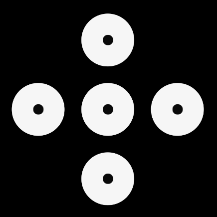
#> input picture Labs/LabExams/F/Lab_exams/Model A fall 22/Q2.png, 217 x 217 px
$ jupyter execute --allow-errors sol2.ipynb   (shell and % lines are left out)
#> lines starting #> are read from the running program, lines starting #| are printed output that depends on the picture
#> further down, img is the input picture: shape (217, 217); min 0, max 255, mean 55.2
### Labs/LabExams/F/Lab_exams/Model A fall 22/commonfunctions.py


import skimage.io as io
import matplotlib.pyplot as plt
import numpy as np
from skimage.exposure import histogram, equalize_hist
from matplotlib.pyplot import bar
from skimage.color import rgb2gray,rgb2hsv,hsv2rgb,rgba2rgb
from skimage.transform import (hough_line, hough_line_peaks)

# Convolution:
from scipy.signal import convolve2d
from scipy import fftpack
import math

from skimage.util import random_noise
from skimage.filters import median
from skimage.feature import canny

from mpl_toolkits.mplot3d import Axes3D  # noqa: F401 unused import

import matplotlib.pyplot as plt
from matplotlib import cm
from matplotlib.ticker import LinearLocator, FormatStrFormatter
import numpy as np

# Edges
from skimage.filters import sobel_h, sobel, sobel_v,roberts, prewitt

# Show the figures / plots inside the notebook
def show_images(images,titles=None):
    #This function is used to show image(s) with titles by sending an array of images and an array of associated titles.
    # images[0] will be drawn with the title titles[0] if exists
    # You aren't required to understand this function, use it as-is.
    n_ims = len(images)
    if titles is None: titles = ['(%d)' % i for i in range(1,n_ims + 1)]
    fig = plt.figure()
    n = 1
    for image,title in zip(images,titles):
        a = fig.add_subplot(1,n_ims,n)
        if image.ndim == 2:
            plt.gray()
        plt.imshow(image)
        a.set_title(title)
        plt.axis('off')
        n += 1
    fig.set_size_inches(np.array(fig.get_size_inches()) * n_ims)
    plt.show()


# [43 lines left out: functions show_3d_image, show_3d_image_filtering_in_freq, showHist, not called in this run]

### Labs/LabExams/F/Lab_exams/Model A fall 22/sol2.ipynb
[cell 1]
import skimage.io as io

# Show the figures / plots inside the notebook
from skimage.color import rgb2gray,rgb2hsv
import matplotlib.pyplot as plt
import numpy as np
from skimage.util import random_noise
import numpy as np

from skimage.exposure import histogram
from matplotlib.pyplot import bar
from commonfunctions import *

from sklearn.neighbors import KNeighborsClassifier
from sklearn.neural_network import MLPClassifier  # MLP is an NN
from sklearn import svm
import numpy as np
import argparse
import imutils  # If you are unable to install this library, ask the TA; we only need this in extract_hsv_histogram.
import cv2
import os
import random

from commonfunctions import *
import skimage.io as io
import matplotlib.pyplot as plt
from skimage.color import rgb2gray
from skimage.morphology import binary_erosion, binary_dilation, binary_closing,skeletonize, thin
from skimage.measure import find_contours
from skimage.draw import rectangle

# Depending on library versions on your system, one of the following imports
from sklearn.model_selection import train_test_split

[cell 2]
def Dilation(img, window_size):

#> called with window_size = 10
    output = np.zeros_like(img)
    for i in range(window_size//2, img.shape[0] - window_size//2):
        for j in range(window_size//2, img.shape[1] - window_size//2):
            output[i, j] = np.max(img[i-window_size//2:i+window_size//2+1, j-window_size//2:j+window_size//2+1] )
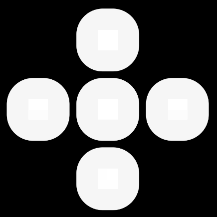
#> output: shape (217, 217); min 0, max 255, mean 87.9
    return output
def erosion(img, window_size):
#> called with window_size = 47
    frame=np.ones((window_size,window_size))
    output = np.zeros_like(img)
    for i in range(window_size//2, img.shape[0] - window_size//2):
        for j in range(window_size//2, img.shape[1] - window_size//2):
            output[i, j] = np.min(img[i-window_size//2:i+window_size//2, j-window_size//2:j+window_size//2])
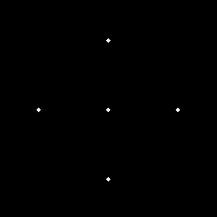
#> output: shape (217, 217); min 0, max 246, mean 0.3
    return output

[cell 3]
#Q2

# Load the image
img = io.imread('./Q2.png')

#check if the image is RGB convert it to grayscale
if len(img.shape) == 3:
    img = rgb2gray(img)


R1 = Dilation(img,10)
closing=erosion(R1,47)
show_images([img, closing, R1], ['Original', 'closing', 'R1'])
#> in show_images, `n_ims = len(images)`: n_ims = 3
#> the loop in show_images, `for image,title in zip(images,titles):` made 3 passes
#> title on passes 1 to 3: 'Original', 'closing', 'R1'
#> after the loop in show_images, `for image,title in zip(images,titles):`: n = 4
#> in show_images, `plt.show()`:
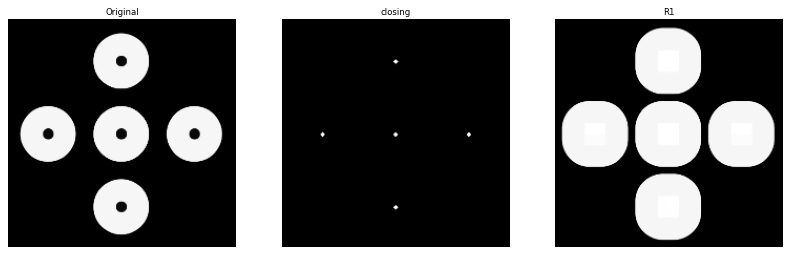
#> figure drawn by matplotlib, 3 panels
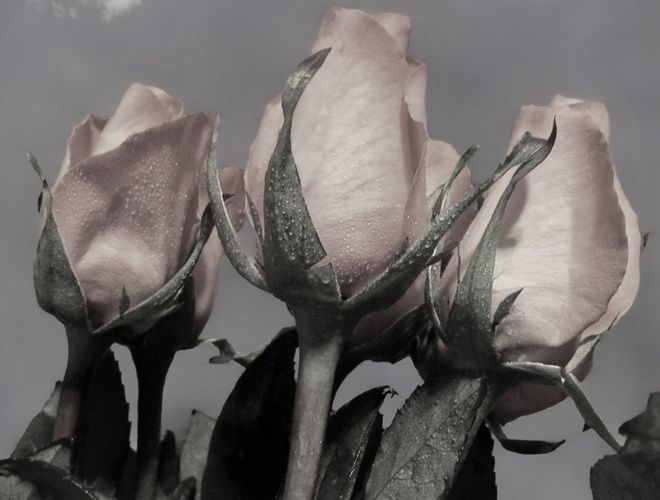
#> input picture Labs/LabExams/F/Lab_exams/Model A fall 22/Q3.jpg, 660 x 500 px
#> further down, img3 is the input picture: shape (500, 660, 3); mean R, G, B 107.8, 103.3, 101.5

[cell 4]
def HSV_image(image):
    hsv=rgb2hsv(image)
    show_images([image,hsv[:,:,0],hsv[:,:,1],hsv[:,:,2]],['Original','Hue','Saturation','Value'])
    return hsv

[cell 5]
def histogram_eq1(img):
    modified_img = img.copy()
    H=np.zeros(256)
    for i in range(modified_img.shape[0]):
        for j in range(modified_img.shape[1]):
            H[modified_img[i][j][2]]+=1


    H_c = np.zeros(256)
    H_c[0]=H[0]
    for i in range(1,256):
        H_c[i]=H_c[i-1]+H[i]

    T=np.zeros(256)
    for i in range(256):
        T[i]=round((255*H_c[i])/(modified_img.shape[0]*modified_img.shape[1]))

    for i in range(modified_img.shape[0]):
        for j in range(modified_img.shape[1]):
            modified_img[i][j][2]=T[modified_img[i][j][2]]

    return modified_img


def histogram_eq(img):
    modified_img = img.copy()

    # calculate histogram
    H=np.zeros(256)
    for i in range(modified_img.shape[0]):
        for j in range(modified_img.shape[1]):
            H[modified_img[i][j]]+=1

    # calculate cumulative histogram
    H_c = np.zeros(256)
    H_c[0]=H[0]
    for i in range(1,256):
        H_c[i]=H_c[i-1]+H[i]
#> after the loop, H_c = 256 values from 334 to 860262

    # calculate transformation function
    T=np.zeros(256)
    for i in range(256):
        T[i]=round((255*H_c[i])/(modified_img.shape[0]*modified_img.shape[1]))
#> after the loop, T = 256 values from 0 to 665

    # apply transformation
    for i in range(modified_img.shape[0]):
        for j in range(modified_img.shape[1]):
            modified_img[i][j]=T[modified_img[i][j]]
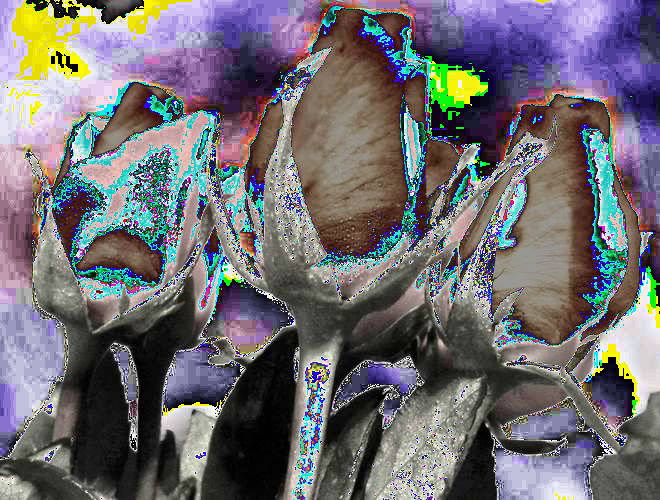
#> modified_img: shape (500, 660, 3); mean R, G, B 110.8, 108.3, 113.4

    return modified_img

[cell 6]
img3=io.imread('Q3.jpg')
img3=histogram_eq(img3)
show_images([img3],['image'])
#> the loop in show_images (call 2), `for image,title in zip(images,titles):` made 1 pass
#> (title, n) on pass 1: ('image', 2)
# hide background
img3[img3<150]=0
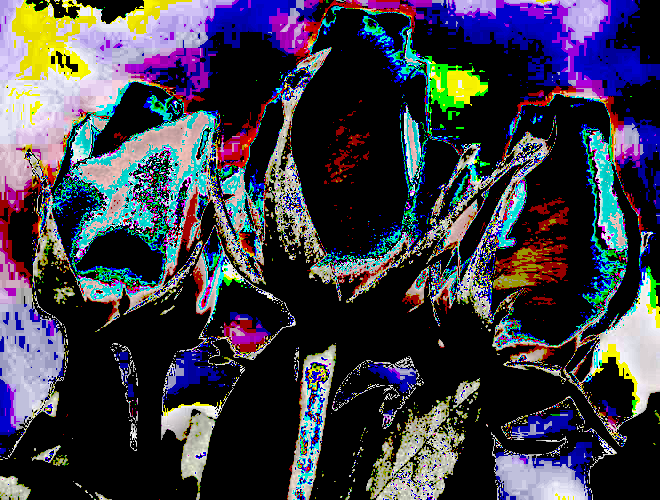
#> img3: shape (500, 660, 3); mean R, G, B 60.5, 59.9, 71.6
img3[img3>=150]=255
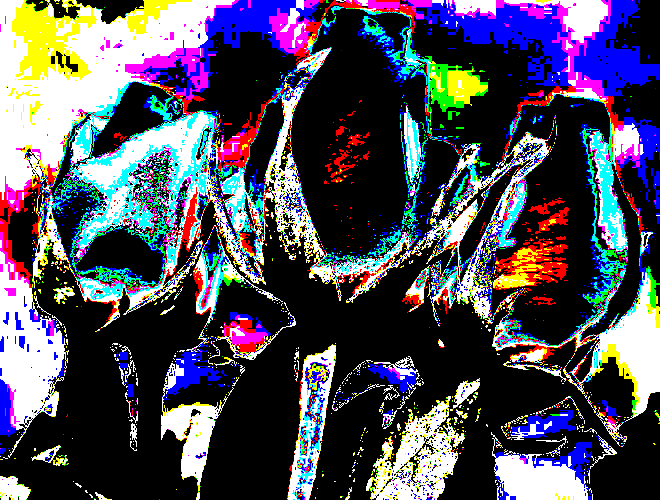
#> img3: shape (500, 660, 3); mean R, G, B 77.8, 76.6, 90.4
show_images([img3],['image'])
